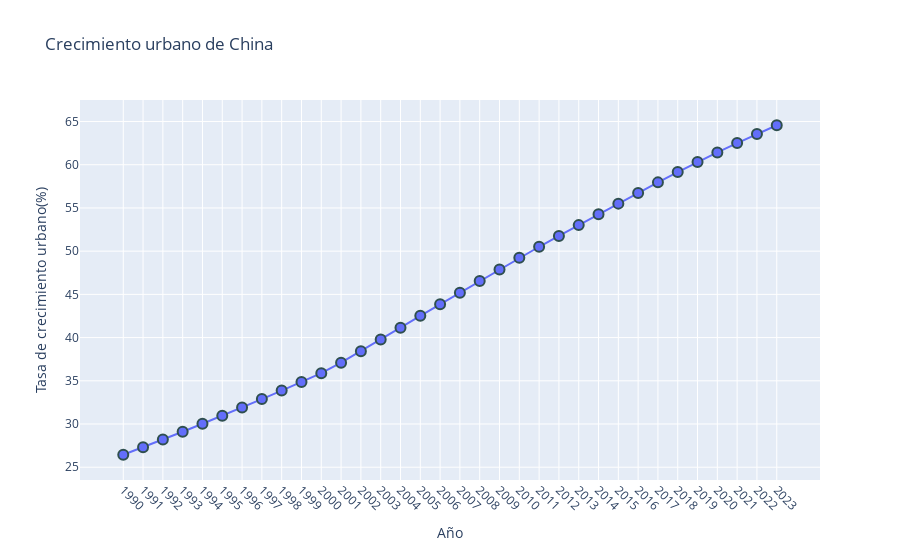

Here is the notebook cell this chart was saved with:
### Code cell
fig = px.line(crecimiento, x='Año', y='Tasa_crecimiento', title='Crecimiento urbano de China')
fig.update_traces(mode='lines+markers')
fig.update_layout(xaxis_title='Año', yaxis_title='Tasa de crecimiento urbano(%)')
fig.update_traces(marker=dict(size=10, line=dict(width=2, color='DarkSlateGrey')))
fig.update_layout(
    xaxis_title='Año',
    yaxis_title='Tasa de crecimiento urbano(%)',
    xaxis=dict(
        tickvals=crecimiento['Año'].tolist(),  # Asegurarse de que los ticks sean correctos
        tickangle=45  # Rotar las etiquetas del eje X a 45 grados
    )
)
fig.show()

### Figure 1 — Plotly figure (JSON) as saved in the notebook; plotly's stock layout.template omitted (floating-point values rounded to 4 significant figures)
{"data": [{"hovertemplate": "Año=%{x}<br>Tasa_crecimiento=%{y}<extra></extra>", "legendgroup": "", "line": {"color": "#636efa", "dash": "solid"}, "marker": {"line": {"color": "DarkSlateGrey", "width": 2}, "size": 10, "symbol": "circle"}, "mode": "lines+markers", "name": "", "orientation": "h", "showlegend": false, "type": "scatter", "x": [1990, 1991, 1992, 1993, 1994, 1995, 1996, 1997, 1998, 1999, 2000, 2001, 2002, 2003, 2004, 2005, 2006, 2007, 2008, 2009, 2010, 2011, 2012, 2013, 2014, 2015, 2016, 2017, 2018, 2019, 2020, 2021, 2022, 2023], "xaxis": "x", "y": [26.44, 27.31, 28.2, 29.1, 30.02, 30.96, 31.92, 32.88, 33.87, 34.87, 35.88, 37.09, 38.42, 39.78, 41.14, 42.52, 43.87, 45.2, 46.54, 47.88, 49.23, 50.51, 51.77, 53.01, 54.26, 55.5, 56.74, 57.96, 59.15, 60.31, 61.43, 62.51, 63.56, 64.57], "yaxis": "y"}], "layout": {"legend": {"tracegroupgap": 0}, "title": {"text": "Crecimiento urbano de China"}, "xaxis": {"anchor": "y", "domain": [0, 1], "tickangle": 45, "tickvals": [1990, 1991, 1992, 1993, 1994, 1995, 1996, 1997, 1998, 1999, 2000, 2001, 2002, 2003, 2004, 2005, 2006, 2007, 2008, 2009, 2010, 2011, 2012, 2013, 2014, 2015, 2016, 2017, 2018, 2019, 2020, 2021, 2022, 2023], "title": {"text": "Año"}}, "yaxis": {"anchor": "x", "domain": [0, 1], "title": {"text": "Tasa de crecimiento urbano(%)"}}}}
